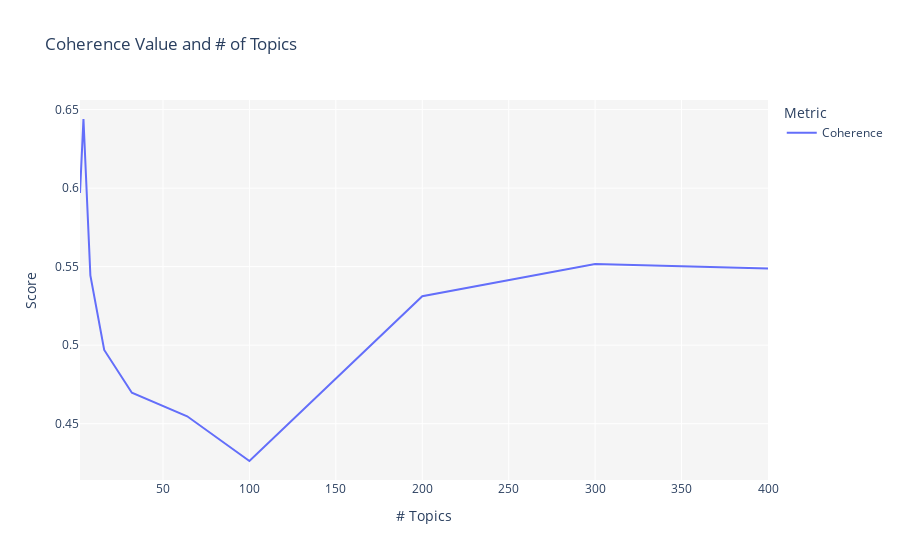

Notebook source saved alongside this figure:
### Markdown cell above
**Note** Based on eyeballing the `Perc_Dominant_Topic` column and the mean, we see the model clusters a row to a topic more frequently than chance, which would be 25% here with 4 topics. This suggests the model is picking up on clearly different topic clusters in the data.

### Code cell
tuned_unsupervised = tune_model(model = 'lda', multi_core = True)

### Figure 1 — Plotly figure (JSON) as saved in the notebook; plotly's stock layout.template omitted (floating-point values rounded to 4 significant figures)
{"data": [{"hovertemplate": "Metric=Coherence<br># Topics=%{x}<br>Score=%{y}<extra></extra>", "legendgroup": "Coherence", "line": {"color": "#636efa", "dash": "solid", "shape": "linear"}, "marker": {"symbol": "circle"}, "mode": "lines", "name": "Coherence", "orientation": "v", "showlegend": true, "type": "scatter", "x": [2, 4, 8, 16, 32, 64, 100, 200, 300, 400], "xaxis": "x", "y": [0.5969, 0.644, 0.5445, 0.4969, 0.4697, 0.4547, 0.4262, 0.5311, 0.5517, 0.5488], "yaxis": "y"}], "layout": {"autosize": true, "legend": {"title": {"text": "Metric"}, "tracegroupgap": 0}, "plot_bgcolor": "rgb(245,245,245)", "title": {"text": "Coherence Value and # of Topics"}, "xaxis": {"anchor": "y", "autorange": true, "domain": [0, 1], "range": [2, 400], "title": {"text": "# Topics"}, "type": "linear"}, "yaxis": {"anchor": "x", "autorange": true, "domain": [0, 1], "range": [0.4141, 0.6561], "title": {"text": "Score"}, "type": "linear"}}}
